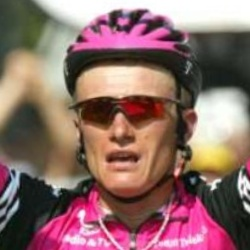
#> input picture test_images/human_vs_nonhuman/combined/Alexandre_Vinokourov_0001.jpg, 250 x 250 px; its folder holds only this picture in this run
$ python -i frame_analyzer.py   (imports and definitions only)
#> lines starting #> are read from the running program, lines starting #| are printed output that depends on the picture
### human_detection.py
import numpy as np
import tensorflow as tf


class HumanDetector:
    def __init__(self, model_loc='model.pb', threshold=0.7):
        # Load the human detection model
        self.model_loc = model_loc
        self.threshold = threshold
        self.graph = tf.Graph()
        with self.graph.as_default():
            od_graph_def = tf.compat.v1.GraphDef()
            with tf.io.gfile.GFile(self.model_loc, 'rb') as fid:
                serialized_graph = fid.read()
                od_graph_def.ParseFromString(serialized_graph)
                tf.import_graph_def(od_graph_def, name='')

        self.default_graph = self.graph.as_default()
        self.session = tf.compat.v1.Session(graph=self.graph)

        # Get the classification, confidence scores, and detection boxes
        self.tensor = self.graph.get_tensor_by_name('image_tensor:0')
        self.scores = self.graph.get_tensor_by_name('detection_scores:0')
        self.classes = self.graph.get_tensor_by_name('detection_classes:0')
        self.boxes = self.graph.get_tensor_by_name('detection_boxes:0')

    # [36 lines left out: functions detect, predict, not called in this run]

    def close(self):
        self.session.close()
        self.default_graph.close()

### frame_analyzer.py
import cv2
import numpy as np
import time
import os
import glob
from human_detection import HumanDetector


# [82 lines that did not run here, left out]

>>> import cv2
>>> picture = cv2.imread('test_images/human_vs_nonhuman/combined/Alexandre_Vinokourov_0001.jpg', cv2.IMREAD_GRAYSCALE)
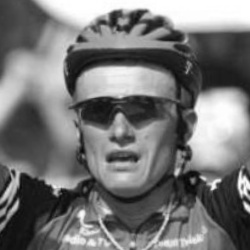
#> picture: shape (250, 250); min 5, max 255, mean 117.6
#> (the run stopped early here; a loop or call above may not have finished)

$ run again, on test_images/human_vs_nonhuman/combined/Ali_Naimi_0005.jpg
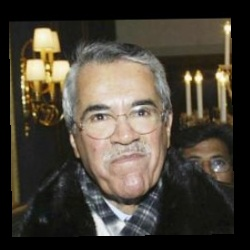
#> input picture test_images/human_vs_nonhuman/combined/Ali_Naimi_0005.jpg, 250 x 250 px
#> `picture = cv2.imread('test_images/human_vs_nonhuman/combined/Alexandre..`:
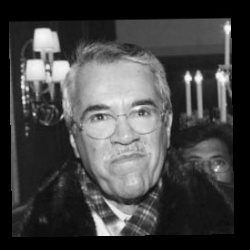
#> picture: shape (250, 250); min 0, max 250, mean 67.9

$ run again, on test_images/human_vs_nonhuman/combined/Allyson_Felix_0003.jpg
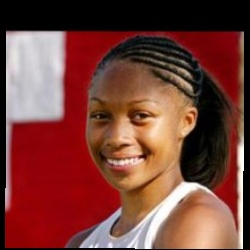
#> input picture test_images/human_vs_nonhuman/combined/Allyson_Felix_0003.jpg, 250 x 250 px
#> `picture = cv2.imread('test_images/human_vs_nonhuman/combined/Alexandre..`:
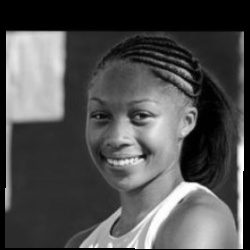
#> picture: shape (250, 250); min 0, max 255, mean 79

$ run again, on test_images/human_vs_nonhuman/combined/Anastasia_Kelesidou_0001.jpg
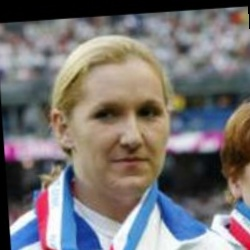
#> input picture test_images/human_vs_nonhuman/combined/Anastasia_Kelesidou_0001.jpg, 250 x 250 px
#> `picture = cv2.imread('test_images/human_vs_nonhuman/combined/Alexandre..`:
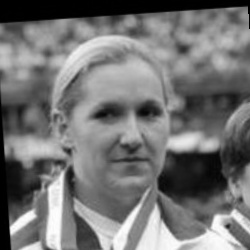
#> picture: shape (250, 250); min 0, max 255, mean 115.7
